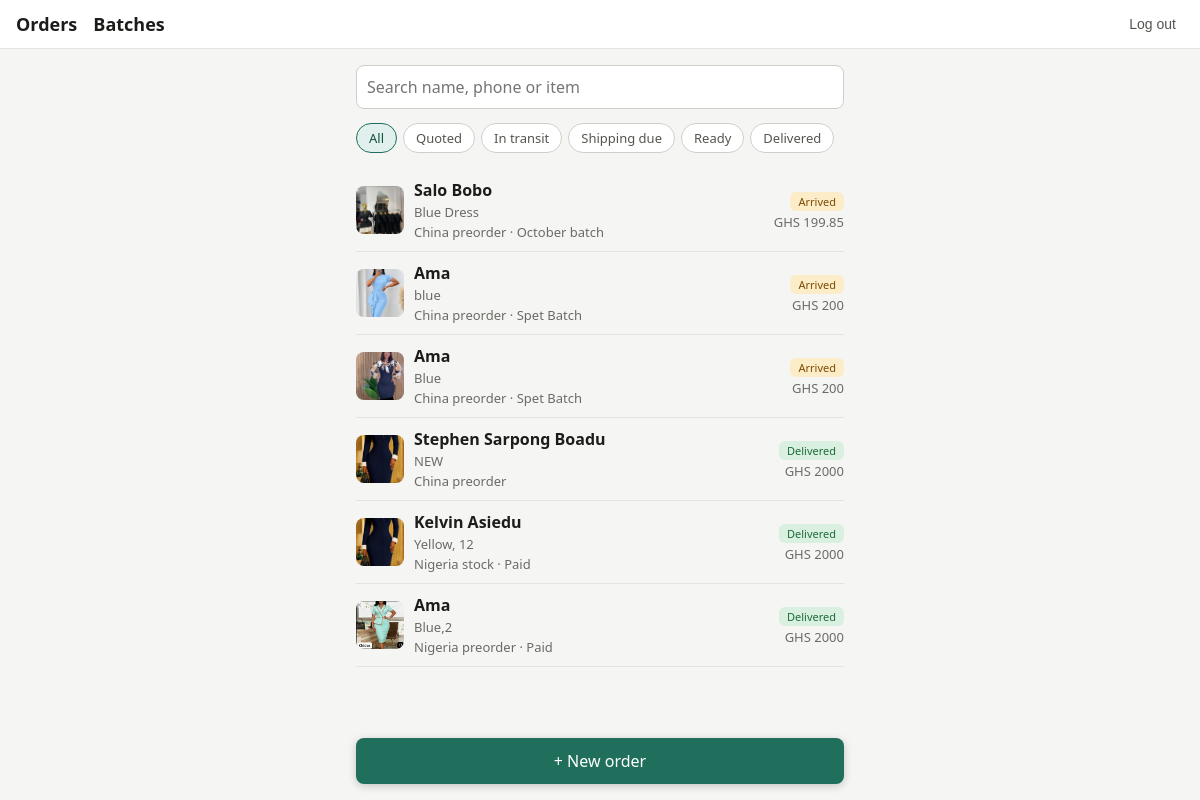
The app's page / (signed in) with its own data.
### orders/models.py (models this page shows, shortened)
class Order(models.Model):
    class SourceType(models.TextChoices):
        CHINA_PREORDER = "china_preorder", "China preorder"
        NIGERIA_PREORDER = "nigeria_preorder", "Nigeria preorder"
        NIGERIA_STOCK = "nigeria_stock", "Nigeria stock"
    class Stage(models.TextChoices):
        REQUESTED = "requested", "Requested"
        QUOTED = "quoted", "Quoted"
        PAID = "paid", "Paid"
        PURCHASED = "purchased", "Purchased"
        IN_TRANSIT = "in_transit", "In transit"
        ARRIVED = "arrived", "Arrived"
        SHIPPING_PAID = "shipping_paid", "Shipping paid"
        DELIVERED = "delivered", "Delivered"
    customer = models.ForeignKey(
        Customer, on_delete=models.PROTECT, related_name="orders"
    )
    address = models.ForeignKey(
        Address, on_delete=models.SET_NULL, null=True, blank=True, related_name="orders"
    )
    batch = models.ForeignKey(
        Batch, on_delete=models.SET_NULL, null=True, blank=True, related_name="orders"
    )
    source_type = models.CharField(max_length=20, choices=SourceType.choices)
    item_notes = models.TextField(blank=True, help_text="Colour, variant, etc.")
    quantity = models.PositiveIntegerField(default=1)
    quoted_price = models.DecimalField(
        max_digits=12, decimal_places=2, null=True, blank=True
    )
    currency = models.CharField(
        max_length=3, choices=Currency.choices, default=Currency.GHS
    )
    cost = models.DecimalField(max_digits=12, decimal_places=2, null=True, blank=True)
    cost_currency = models.CharField(
        max_length=3, choices=Currency.choices, default=Currency.GHS
    )
    exchange_rate = models.DecimalField(
        max_digits=12,
        decimal_places=6,
        null=True,
        blank=True,
        help_text="Optional override: units of the cost currency per 1 cedi. Leave empty to use the batch's exchange rate.",
    )
    size_band = models.ForeignKey(
        SizeBand, on_delete=models.SET_NULL, null=True, blank=True
    )
    shipping_fee = models.DecimalField(
        max_digits=12, decimal_places=2, null=True, blank=True
    )
    stage = models.CharField(
        max_length=15, choices=Stage.choices, default=Stage.REQUESTED
    )
    is_cancelled = models.BooleanField(default=False)
    created_at = models.DateTimeField(auto_now_add=True)
    delivered_on = models.DateField(null=True, blank=True)
    objects = OrderQuerySet.as_manager()
    class Meta:
        ordering = ["-created_at"]
        indexes = [models.Index(fields=["stage"])]

class OrderPhoto(models.Model):
    order = models.ForeignKey(Order, on_delete=models.CASCADE, related_name="photos")
    image = models.ImageField(upload_to="orders/%Y/%m/")
    created_at = models.DateTimeField(auto_now_add=True)

class Customer(models.Model):
    name = models.CharField(max_length=120, blank=True)
    phone = models.CharField(max_length=20, unique=True)
    notes = models.TextField(blank=True)
    created_at = models.DateTimeField(auto_now_add=True)
    class Meta:
        ordering = ["name", "phone"]

class Batch(models.Model):
    class Source(models.TextChoices):
        CHINA = "china", "China"
        NIGERIA = "nigeria", "Nigeria"
    class Status(models.TextChoices):
        ORDERING = "ordering", "Ordering"
        SHIPPED = "shipped", "Shipped"
        ARRIVED = "arrived", "Arrived in Ghana"
        CLOSED = "closed", "Closed"
    source = models.CharField(max_length=10, choices=Source.choices)
    label = models.CharField(max_length=80)
    status = models.CharField(
        max_length=10, choices=Status.choices, default=Status.ORDERING
    )
    shipped_on = models.DateField(null=True, blank=True)
    arrived_on = models.DateField(null=True, blank=True)
    freight_total = models.DecimalField(
        max_digits=12,
        decimal_places=2,
        null=True,
        blank=True,
        help_text="What the shipping agent charged for this batch, in cedis.",
    )
    freight_currency = models.CharField(
        max_length=3, choices=Currency.choices, default=Currency.GHS
    )
    freight_margin_percent = models.DecimalField(
        max_digits=5,
        decimal_places=2,
        default=0,
        blank=True,
        help_text="Optional extra added on top of the agent's bill when splitting it.",
    )
    exchange_rate = models.DecimalField(
        max_digits=12,
        decimal_places=6,
        null=True,
        blank=True,
        help_text="Units of the cost currency per 1 cedi (China batches: yuan per 1 cedi, Nigeria batches: naira per 1 cedi). Used for every order in the batch.",
    )
    class Meta:
        ordering = ["-id"]
        verbose_name_plural = "batches"

### orders/views.py (the view)
# urls.py: path("", views.order_list, name="order_list"),
@login_required
def order_list(request):
    orders = (
        Order.objects.active()
        .select_related("customer", "batch")
        .prefetch_related("photos")
    )
    stage = request.GET.get("stage", "")
    if stage:
        orders = orders.filter(stage=stage)
    q = request.GET.get("q", "").strip()
    if q:
        orders = orders.filter(
            Q(customer__name__icontains=q)
            | Q(customer__phone__icontains=q)
            | Q(item_notes__icontains=q)
        )
    context = {"orders": orders[:100], "chips": STAGE_CHIPS, "stage": stage, "q": q}
    return render(request, "orders/order_list.html", context)

### orders/models.py (called while the page is built)
    def active(self):
        return self.filter(is_cancelled=False)

### orders/templates/orders/order_list.html (shortened to what this page needs)
{% extends "orders/base.html" %}
{% block content %}
<form method="get" class="field">
  <input type="search" name="q" value="{{ q }}" placeholder="Search name, phone or item">
</form>
<nav class="chips">
  {% for value, label in chips %}
    <a class="chip {% if value == stage %}on{% endif %}" href="?stage={{ value }}{% if q %}&q={{ q|urlencode }}{% endif %}">{{ label }}</a>
  {% endfor %}
</nav>
{% for order in orders %}
  <a class="order" href="{% url 'order_detail' order.pk %}" style="color:inherit;text-decoration:none">
    {% with photo=order.photos.all|first %}
      {% if photo %}
        <img class="thumb" src="{{ photo.image.url }}" alt="">
      {% else %}
        <div class="thumb"></div>
      {% endif %}
    {% endwith %}
    <div class="info">
      <strong>{{ order.customer.name|default:order.customer.phone }}</strong>
      <div class="muted">{{ order.item_notes|truncatechars:40|default:"No notes" }}</div>
      <div class="muted">{{ order.get_source_type_display }}{% if order.batch %} · {{ order.batch.label }}{% endif %}</div>
    </div>
    <div class="right">
      <span class="badge s-{{ order.stage }}">{{ order.get_stage_display }}</span>
      {% if order.quoted_price %}
        <div class="muted">{{ order.currency }} {{ order.quoted_price|floatformat:"-2" }}</div>
      {% endif %}
    </div>
  </a>
{% empty %}
  <p class="muted">No orders here yet.</p>
{% endfor %}
<a class="primary fab" href="{% url 'order_create' %}">+ New order</a>
{% endblock %}

### orders/templates/orders/base.html (style rules this page uses)
* { box-sizing: border-box; }
body { margin: 0; font-family: system-ui, -apple-system, "Segoe UI", Roboto, sans-serif; background: #f5f5f3; color: #1c1c1a; }
.muted { color: #6b6b66; font-size: 13px; margin-top: 2px; }
input, select, textarea { width: 100%; padding: 10px; font-size: 16px; border: 1px solid #cfcfc9; border-radius: 8px; background: #fff; font-family: inherit; }
.field { margin-bottom: 14px; }
button, .primary { display: block; width: 100%; padding: 12px; font-size: 16px; border: 0; border-radius: 8px; background: #1f6f5c; color: #fff; text-align: center; text-decoration: none; cursor: pointer; }
.chips { display: flex; gap: 6px; overflow-x: auto; padding-bottom: 8px; margin-bottom: 8px; }
.chip { white-space: nowrap; padding: 5px 12px; border: 1px solid #cfcfc9; border-radius: 999px; font-size: 13px; color: #55554f; text-decoration: none; background: #fff; }
.chip.on { background: #e1f0ec; border-color: #1f6f5c; color: #14503f; }
.order { display: flex; gap: 10px; align-items: center; padding: 10px 0; border-bottom: 1px solid #e3e3df; }
.thumb { width: 48px; height: 48px; border-radius: 8px; background: #e8e8e4; object-fit: cover; flex: none; }
.info { flex: 1; min-width: 0; }
.right { text-align: right; flex: none; }
.badge { font-size: 11px; padding: 2px 8px; border-radius: 6px; background: #e8e8e4; color: #55554f; white-space: nowrap; }
.s-arrived { background: #fdecc8; color: #7a4b00; }
.s-shipping_paid, .s-delivered { background: #d9f0e0; color: #1d6b3a; }
.fab { position: fixed; left: 16px; right: 16px; bottom: 16px; max-width: 488px; margin: 0 auto; box-shadow: 0 2px 8px rgba(0,0,0,.2); }

### records on screen
Order: photos.image (picture), customer.name "Salo Bobo", item_notes "Blue Dress", source_type "China preorder", batch.label "October batch", stage "Arrived", currency "GHS", quoted_price "199.85"
Order: photos.image (picture), customer.name "Ama", item_notes "blue", source_type "China preorder", batch.label "Spet Batch", stage "Arrived", currency "GHS", quoted_price "200"
Order: photos.image (picture), customer.name "Ama", item_notes "Blue", source_type "China preorder", batch.label "Spet Batch", stage "Arrived", currency "GHS", quoted_price "200"
Order: photos.image (picture), customer.name "Stephen Sarpong Boadu", item_notes "NEW", source_type "China preorder", stage "Delivered", currency "GHS", quoted_price "2000"
Order: photos.image (picture), customer.name "Kelvin Asiedu", item_notes "Yellow, 12", source_type "Nigeria stock", batch.label "Paid", stage "Delivered", currency "GHS", quoted_price "2000"
Order: photos.image (picture), customer.name "Ama", item_notes "Blue,2", source_type "Nigeria preorder", batch.label "Paid", stage "Delivered", currency "GHS", quoted_price "2000"

### other values on screen
{{ label }} "All" "Quoted" "In transit" "Shipping due" "Ready" "Delivered"
